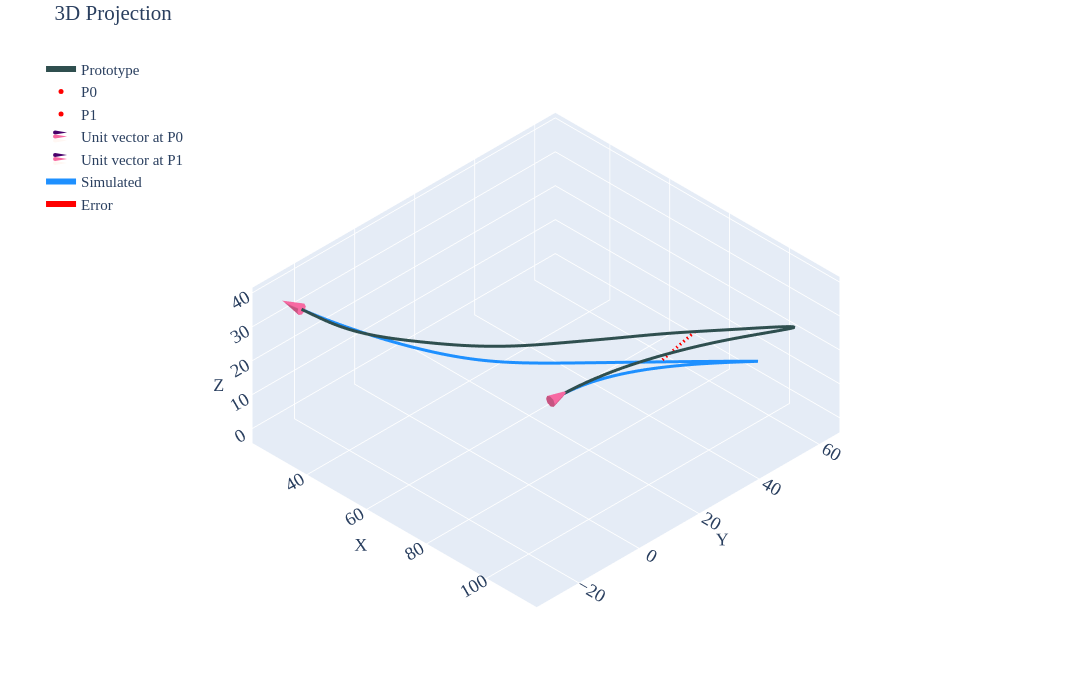

The notebook cell this image was saved under:
### Code cell
df=pd.read_csv('../data/2810/p4-case3.csv')
prt=df.iloc[10:,2:].reset_index(drop=True)
p0=df.iloc[5,2:].values.astype(float)   
p1=df.iloc[6,2:].values.astype(float)   
u0=df.iloc[8,2:].values.astype(float)*df.iloc[2,1]   
u1=df.iloc[9,2:].values.astype(float)*df.iloc[3,1]   
siml=pd.DataFrame(final_rod_position.T,columns=['X','Y','Z'])
fig=utils.plotter(prt.values,p0,p1,u0,u1,x_label='Prototype',spl1=siml.values,spl1_label='Simulated',cne=6,intr='d') 
a=df.iloc[59,2:] 
b=siml.iloc[50] 
fig.add_trace(go.Scatter3d(x=[a[0],b[0]],y=[a[1],b[1]],z=[a[2],b[2]],mode='lines',name='Error',line=dict(color='red',width=6,dash='longdash'))) 
fig.show()
pio.write_html(fig,'html/p4-case3.html')
siml.to_csv('data/p4-case3.csv',index=False)
